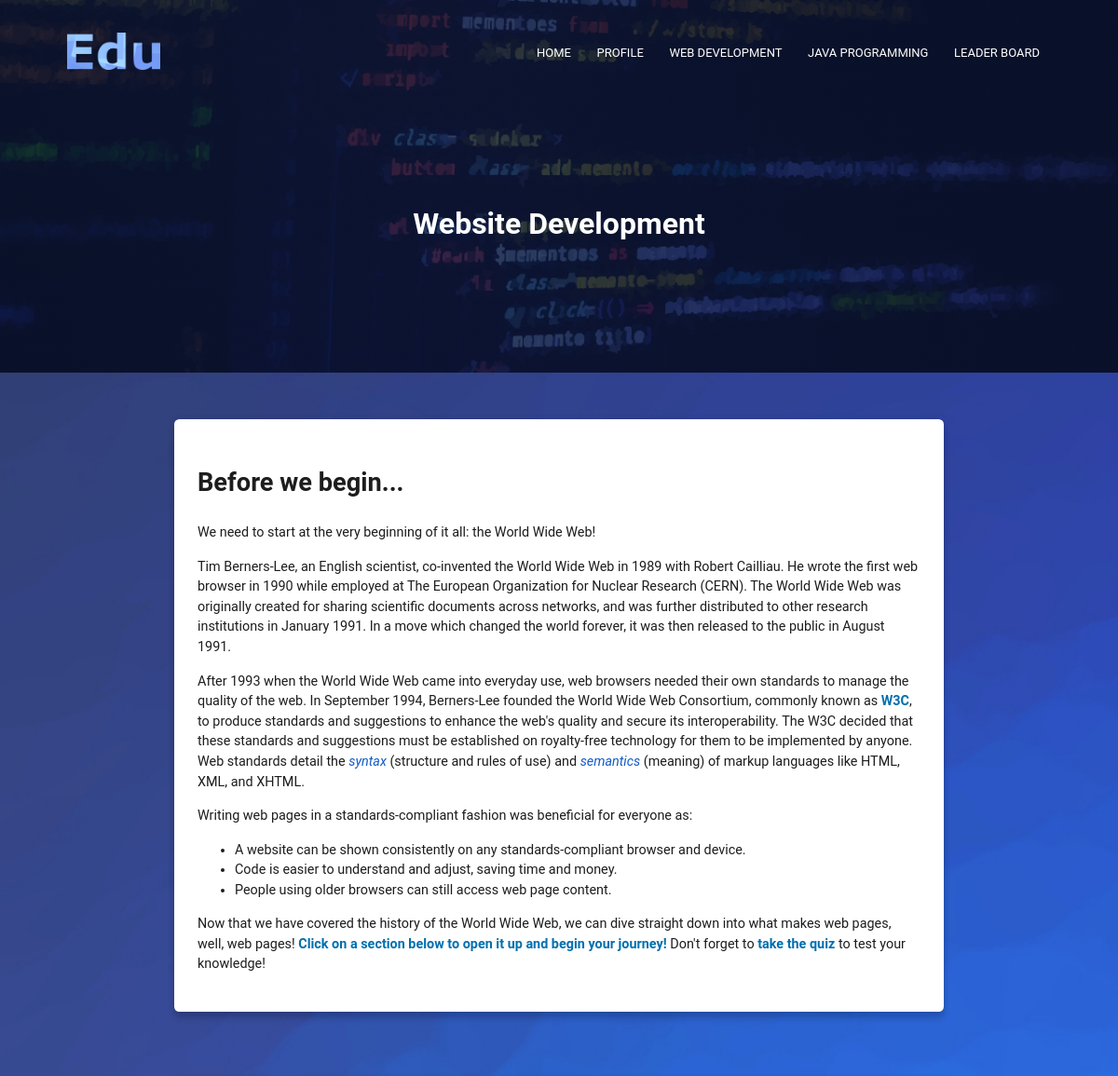
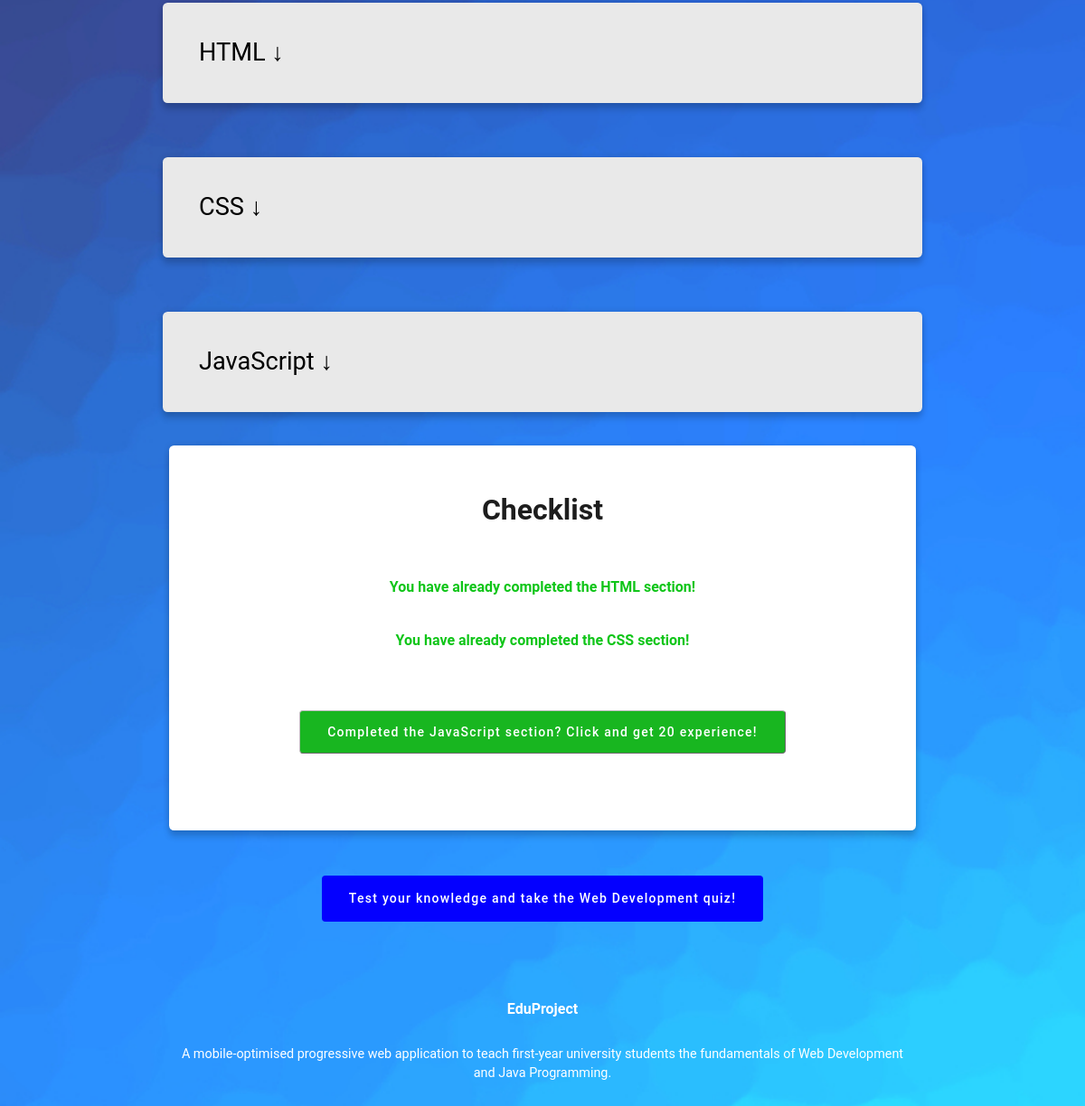
/public/web.php (signed in), run on the app's committed database (2 pictures, top to bottom).
### tables this page shows
CREATE TABLE `content` (
  `id` int(11) NOT NULL,
  `module` text NOT NULL,
  `section_number` text NOT NULL,
  `section_text` text NOT NULL
);

### public/web.php (the view, shortened to what this page needs)
<?php
require_once "functions/database.php";
$checklistQuery = "SELECT * FROM accounts_progress WHERE username = '" . $_SESSION["username"] . "'";
$result = $connection->query($checklistQuery);
$row = $result->fetch_assoc();
if ($row['webdev_html_done'] == 1) {
    $htmlButton = "<h5 class='completed'>You have already completed the HTML section!</h5>";
} else {
    $htmlButton = '<form action="" method="post"><button name="htmlDone" class="button redeem-button"> Completed the HTML section? Click and get 20 experience! </button></form>';
}
if ($row['webdev_css_done'] == 1) {
    $cssButton = "<h5 class='completed'>You have already completed the CSS section!</h5>";
} else {
    $cssButton = '<form action="" method="post"><button name="cssDone" class="button redeem-button"> Completed the CSS section? Click and get 20 experience! </button></form>';
}
if ($row['webdev_javascript_done'] == 1) {
    $javascriptButton = "<h5 class='completed'>You have already completed the JavaScript section!</h5>";
} else {
    $javascriptButton = '<form action="" method="post"><button name="jsDone" class="button redeem-button"> Completed the JavaScript section? Click and get 20 experience! </button></form>';
}
?>
<!DOCTYPE html>
<html lang="en">
<head>
    <link rel="stylesheet" href="css/normalise.css">
    <link rel="stylesheet" href="css/main.css">
</head>
<body class="coloured-body">
    <div class="webdev-header">
        <?php
        include_once('components/navbar.php');
        ?>
        <h1>Website Development</h1>
    </div>
    <div class="margin">
        <div class="paragraph">
            <?php
            $contentQuery = "SELECT * FROM content WHERE module = 'webdev' order by section_number ASC";
            $result = $connection->query($contentQuery);
            if ($connection && ($result->num_rows > 0)) {
                while ($row = $result->fetch_assoc()) {
                    echo $row["section_text"] . "<br>";
                }
            } else {
                echo "ERROR CODE BANANA: Could not retrieve Web Development text!";
            }
            ?>
        </div>
        <div class="white-box">
            <div class="checklist">
                <h1>Checklist</h1>
                <?php
                echo $htmlButton;
                echo $cssButton;
                echo $javascriptButton;
                ?>
            </div>
        </div>
        <div class="parent">
            <a href="webquiz.php" class="button blue-button"> Test your knowledge and take the Web Development quiz!
            </a>
        </div>
        <?php
        require_once('components/footer.php');
        ?>
</body>
</html>

### public/css/normalise.css (style rules this page uses)
html { line-height: 1.15; -webkit-text-size-adjust: 100%; }
body { margin: 0; }
h1 { font-size: 2em; margin: 0.67em 0; }
a { background-color: transparent; }
button, input, optgroup, select, textarea { font-family: inherit; font-size: 100%; line-height: 1.15; margin: 0; }
button, input { overflow: visible; }
button, select { text-transform: none; }
button, [type="button"], [type="reset"], [type="submit"] { -webkit-appearance: button; }

### public/css/main.css (style rules this page uses)
* { box-sizing: border-box; font-family: 'Roboto', Verdana, Geneva, Tahoma, sans-serif; }
body { background: rgb(255, 255, 255); color: #1d1d1d; font-size: 0.9rem; line-height: 1.5; }
.coloured-body { background: url(images/background.jpg); background-size: cover }
p { margin-bottom: 15px; }
h1 { font-size: 2rem; }
h2 { font-size: 1.7rem; }
h5 { font-size: 1rem; margin-top: 20px; }
.white-box { -moz-border-radius: 5px; -ms-border-radius: 5px; -o-border-radius: 5px; -webkit-border-radius: 5px; -webkit-box-shadow: 0 7px 7px 0 rgba(0, 0, 0, .16), 0 0 7px 0 rgba(0, 0, 0, .12); background-color: rgb(255, 255, 255); border-radius: 0.34rem; box-shadow: 0 7px 7px 0 rgba(0, 0, 0, .16), 0 0 7px 0 rgba(0, 0, 0, .12); margin: 7px 7px 20px 7px; padding: 25px; }
.parent { align-items: center; display: flex; justify-content: center; margin-bottom: 20px; margin-top: 10px; }
.margin { margin-top: 50px; margin-left: 25%; margin-right: 25%; }
@media (max-width: 1200px) { .margin { margin-left: 15%; margin-right: 15%; } }
.button { -moz-border-radius: 4px; -ms-border-radius: 4px; -o-border-radius: 4px; -webkit-border-radius: 4px; background-color: rgb(255, 255, 255); border-color: rgb(190, 190, 190); border-radius: 4px; border-width: 0.5px; color: black; cursor: pointer; display: inline-block; font-size: 0.875rem; font-weight: 500; letter-spacing: 0.0892857143em; margin: 30px; min-width: 64px; padding: 15px 30px; position: relative; text-align: center; text-decoration: none; transition: box-shadow 0.2s; vertical-align: middle; }
.button::before { transition: opacity 0.2s; }
.button::after { background: radial-gradient(circle at center, currentColor 1%, transparent 1%) center/10000% 10000% no-repeat; transition: opacity 1s, background-size 0.5s; }
.blue-button { background: #0400ff; color: #ffffff; }
.redeem-button { background: rgb(24, 182, 32); color: #fff; }
.custom-bold { color: #006faf; font-weight: bold; }
.custom-italic { color: #115ac7; font-style: italic; }
.clickableSection { -moz-border-radius: 0.34rem; -ms-border-radius: 0.34rem; -o-border-radius: 0.34rem; -webkit-border-radius: 0.34rem; -webkit-box-shadow: 0 7px 7px 0 rgba(0, 0, 0, .16), 0 0 7px 0 rgba(0, 0, 0, .12); background-color: rgb(233, 233, 233); border-radius: 0.34rem; border: none; box-shadow: 0 7px 7px 0 rgba(0, 0, 0, .16), 0 0 7px 0 rgba(0, 0, 0, .12); cursor: pointer; font-size: 1.7rem; margin-bottom: 30px; margin-top: 30px; outline: none; padding: 40px; text-align: left; width: 100%; }
.checklist { align-items: center; justify-content: center; margin-bottom: 30px; margin-top: 20px; text-align: center; vertical-align: middle; }
.checklist>h1 { margin-bottom: 50px; }
.checklist>h5 { margin: 35px; }
.webdev-header { background-image: linear-gradient(rgba(4, 9, 30, 0.7), rgba(4, 9, 30, 0.7)), url(../images/webdev.jpg); background-position: center; background-size: cover; color: #fff; height: 50vh; text-align: center; width: 100%; }
.webdev-header>h1 { margin-top: 100px; }
.completed { color: rgb(15, 197, 24); }

### data on the page
content: section_text "Before we begin... We need to start at the very beginning of it all: the World Wide Web! Tim Berners-Lee, an English scientist, co-invented the World Wide Web in 1989 with Robert Cailliau. He wrote the first web browser in 1990 while employed at The European Organization for Nuclear Research (CERN). The World Wide Web was originally created for sharing scientific documents across networks, and was further distributed to other research institutions in January 1991. In a move which changed the world forever, it was then released to the public in August 1991. After 1993 when the World Wide Web came into everyday use, web browsers needed their own standards to manage the quality of the web. In…"
content: section_text "HTML ↓"
content: section_text "CSS ↓"
content: section_text "JavaScript ↓"
